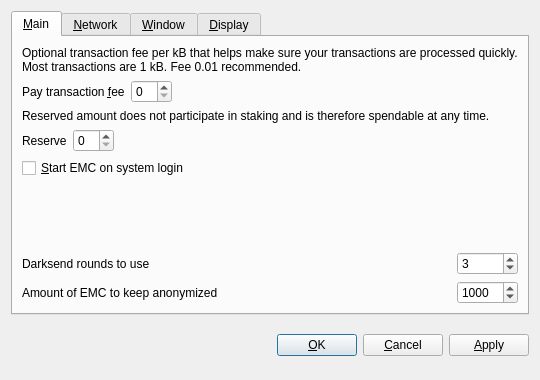
<?xml version="1.0" encoding="UTF-8"?>
<ui version="4.0">
 <class>OptionsDialog</class>
 <widget class="QDialog" name="OptionsDialog">
  <property name="geometry">
   <rect>
    <x>0</x>
    <y>0</y>
    <width>540</width>
    <height>380</height>
   </rect>
  </property>
  <property name="windowTitle">
   <string>Options</string>
  </property>
  <property name="modal">
   <bool>true</bool>
  </property>
  <layout class="QVBoxLayout" name="verticalLayout">
   <item>
    <widget class="QTabWidget" name="tabWidget">
     <property name="tabPosition">
      <enum>QTabWidget::North</enum>
     </property>
     <property name="currentIndex">
      <number>0</number>
     </property>
     <widget class="QWidget" name="tabMain">
      <attribute name="title">
       <string>&amp;Main</string>
      </attribute>
      <layout class="QGridLayout" name="gridLayout">
       <item row="0" column="0" colspan="2">
        <widget class="QLabel" name="transactionFeeInfoLabel">
         <property name="text">
          <string>Optional transaction fee per kB that helps make sure your transactions are processed quickly. Most transactions are 1 kB. Fee 0.01 recommended.</string>
         </property>
         <property name="textFormat">
          <enum>Qt::PlainText</enum>
         </property>
         <property name="wordWrap">
          <bool>true</bool>
         </property>
        </widget>
       </item>
       <item row="1" column="0">
        <layout class="QHBoxLayout" name="horizontalLayoutFee">
         <item>
          <widget class="QLabel" name="transactionFeeLabel">
           <property name="text">
            <string>Pay transaction &amp;fee</string>
           </property>
           <property name="textFormat">
            <enum>Qt::PlainText</enum>
           </property>
           <property name="buddy">
            <cstring>transactionFee</cstring>
           </property>
          </widget>
         </item>
         <item>
          <widget class="BitcoinAmountField" name="transactionFee"/>
         </item>
         <item>
          <spacer name="horizontalSpacerFee">
           <property name="orientation">
            <enum>Qt::Horizontal</enum>
           </property>
           <property name="sizeHint" stdset="0">
            <size>
             <width>40</width>
             <height>20</height>
            </size>
           </property>
          </spacer>
         </item>
        </layout>
       </item>
       <item row="2" column="0" colspan="2">
        <widget class="QLabel" name="reserveBalanceInfoLabel">
         <property name="text">
          <string>Reserved amount does not participate in staking and is therefore spendable at any time.</string>
         </property>
         <property name="textFormat">
          <enum>Qt::PlainText</enum>
         </property>
         <property name="wordWrap">
          <bool>true</bool>
         </property>
        </widget>
       </item>
       <item row="3" column="0">
        <layout class="QHBoxLayout" name="horizontalLayoutReserveBalance">
         <item>
          <widget class="QLabel" name="reserveBalanceLabel">
           <property name="text">
            <string>Reserve</string>
           </property>
           <property name="textFormat">
            <enum>Qt::PlainText</enum>
           </property>
           <property name="buddy">
            <cstring>reserveBalance</cstring>
           </property>
          </widget>
         </item>
         <item>
          <widget class="BitcoinAmountField" name="reserveBalance"/>
         </item>
         <item>
          <spacer name="horizontalSpacerReserveBalance">
           <property name="orientation">
            <enum>Qt::Horizontal</enum>
           </property>
           <property name="sizeHint" stdset="0">
            <size>
             <width>40</width>
             <height>20</height>
            </size>
           </property>
          </spacer>
         </item>
        </layout>
       </item>
       <item row="4" column="0">
        <widget class="QCheckBox" name="bitcoinAtStartup">
         <property name="toolTip">
          <string>Automatically start EMC after logging in to the system.</string>
         </property>
         <property name="text">
          <string>&amp;Start EMC on system login</string>
         </property>
        </widget>
       </item>
       <item row="5" column="0">
        <spacer name="verticalSpacer_Main">
         <property name="orientation">
          <enum>Qt::Vertical</enum>
         </property>
         <property name="sizeHint" stdset="0">
          <size>
           <width>20</width>
           <height>40</height>
          </size>
         </property>
        </spacer>
       </item>
       <item row="6" column="0">
        <widget class="QLabel" name="label">
         <property name="toolTip">
          <string>&lt;html&gt;&lt;head/&gt;&lt;body&gt;&lt;p&gt;This setting determines the amount of individual masternodes that an input will be anonymized through. More rounds of anonymization gives a higher degree of privacy, but also costs more in fees.&lt;/p&gt;&lt;/body&gt;&lt;/html&gt;</string>
         </property>
         <property name="text">
          <string>Darksend rounds to use</string>
         </property>
        </widget>
       </item>
       <item row="6" column="1">
        <widget class="QSpinBox" name="darksendRounds">
         <property name="minimum">
          <number>2</number>
         </property>
         <property name="maximum">
          <number>16</number>
         </property>
         <property name="value">
          <number>3</number>
         </property>
        </widget>
       </item>
       <item row="7" column="0">
        <widget class="QLabel" name="label_2">
         <property name="toolTip">
          <string>This amount acts as a threshold to turn off Darksend once it's reached.</string>
         </property>
         <property name="statusTip">
          <string notr="true"/>
         </property>
         <property name="whatsThis">
          <string notr="true"/>
         </property>
         <property name="accessibleName">
          <string notr="true"/>
         </property>
         <property name="accessibleDescription">
          <string notr="true"/>
         </property>
         <property name="text">
          <string>Amount of EMC to keep anonymized</string>
         </property>
        </widget>
       </item>
       <item row="7" column="1">
        <widget class="QSpinBox" name="anonymizeEMC">
         <property name="minimum">
          <number>2</number>
         </property>
         <property name="maximum">
          <number>10000</number>
         </property>
         <property name="singleStep">
          <number>10</number>
         </property>
         <property name="value">
          <number>1000</number>
         </property>
        </widget>
       </item>
      </layout>
     </widget>
     <widget class="QWidget" name="tabNetwork">
      <attribute name="title">
       <string>&amp;Network</string>
      </attribute>
      <layout class="QVBoxLayout" name="verticalLayout_Network">
       <item>
        <widget class="QCheckBox" name="mapPortUpnp">
         <property name="toolTip">
          <string>Automatically open the EMC client port on the router. This only works when your router supports UPnP and it is enabled.</string>
         </property>
         <property name="text">
          <string>Map port using &amp;UPnP</string>
         </property>
        </widget>
       </item>
       <item>
        <widget class="QCheckBox" name="connectSocks">
         <property name="toolTip">
          <string>Connect to the EMC network through a SOCKS5 proxy (e.g. when connecting through Tor).</string>
         </property>
         <property name="text">
          <string>&amp;Connect through SOCKS5 proxy:</string>
         </property>
        </widget>
       </item>
       <item>
        <layout class="QHBoxLayout" name="horizontalLayout_Network">
         <item>
          <widget class="QLabel" name="proxyIpLabel">
           <property name="text">
            <string>Proxy &amp;IP:</string>
           </property>
           <property name="textFormat">
            <enum>Qt::PlainText</enum>
           </property>
           <property name="buddy">
            <cstring>proxyIp</cstring>
           </property>
          </widget>
         </item>
         <item>
          <widget class="QValidatedLineEdit" name="proxyIp">
           <property name="maximumSize">
            <size>
             <width>140</width>
             <height>16777215</height>
            </size>
           </property>
           <property name="toolTip">
            <string>IP address of the proxy (e.g. 127.0.0.1)</string>
           </property>
          </widget>
         </item>
         <item>
          <widget class="QLabel" name="proxyPortLabel">
           <property name="text">
            <string>&amp;Port:</string>
           </property>
           <property name="textFormat">
            <enum>Qt::PlainText</enum>
           </property>
           <property name="buddy">
            <cstring>proxyPort</cstring>
           </property>
          </widget>
         </item>
         <item>
          <widget class="QLineEdit" name="proxyPort">
           <property name="maximumSize">
            <size>
             <width>55</width>
             <height>16777215</height>
            </size>
           </property>
           <property name="toolTip">
            <string>Port of the proxy (e.g. 9050)</string>
           </property>
          </widget>
         </item>
         <item>
          <spacer name="horizontalSpacer_Network">
           <property name="orientation">
            <enum>Qt::Horizontal</enum>
           </property>
           <property name="sizeHint" stdset="0">
            <size>
             <width>40</width>
             <height>20</height>
            </size>
           </property>
          </spacer>
         </item>
        </layout>
       </item>
       <item>
        <spacer name="verticalSpacer_Network">
         <property name="orientation">
          <enum>Qt::Vertical</enum>
         </property>
         <property name="sizeHint" stdset="0">
          <size>
           <width>20</width>
           <height>40</height>
          </size>
         </property>
        </spacer>
       </item>
      </layout>
     </widget>
     <widget class="QWidget" name="tabWindow">
      <attribute name="title">
       <string>&amp;Window</string>
      </attribute>
      <layout class="QVBoxLayout" name="verticalLayout_Window">
       <item>
        <widget class="QCheckBox" name="minimizeToTray">
         <property name="toolTip">
          <string>Show only a tray icon after minimizing the window.</string>
         </property>
         <property name="text">
          <string>&amp;Minimize to the tray instead of the taskbar</string>
         </property>
        </widget>
       </item>
       <item>
        <widget class="QCheckBox" name="minimizeOnClose">
         <property name="toolTip">
          <string>Minimize instead of exit the application when the window is closed. When this option is enabled, the application will be closed only after selecting Quit in the menu.</string>
         </property>
         <property name="text">
          <string>M&amp;inimize on close</string>
         </property>
        </widget>
       </item>
       <item>
        <spacer name="verticalSpacer_Window">
         <property name="orientation">
          <enum>Qt::Vertical</enum>
         </property>
         <property name="sizeHint" stdset="0">
          <size>
           <width>20</width>
           <height>40</height>
          </size>
         </property>
        </spacer>
       </item>
      </layout>
     </widget>
     <widget class="QWidget" name="tabDisplay">
      <attribute name="title">
       <string>&amp;Display</string>
      </attribute>
      <layout class="QVBoxLayout" name="verticalLayout_Display">
       <item>
        <layout class="QHBoxLayout" name="horizontalLayout_1_Display">
         <item>
          <widget class="QLabel" name="langLabel">
           <property name="text">
            <string>User Interface &amp;language:</string>
           </property>
           <property name="textFormat">
            <enum>Qt::PlainText</enum>
           </property>
           <property name="buddy">
            <cstring>lang</cstring>
           </property>
          </widget>
         </item>
         <item>
          <widget class="QValueComboBox" name="lang">
           <property name="toolTip">
            <string>The user interface language can be set here. This setting will take effect after restarting EMC.</string>
           </property>
          </widget>
         </item>
        </layout>
       </item>
       <item>
        <layout class="QHBoxLayout" name="horizontalLayout_2_Display">
         <item>
          <widget class="QLabel" name="unitLabel">
           <property name="text">
            <string>&amp;Unit to show amounts in:</string>
           </property>
           <property name="textFormat">
            <enum>Qt::PlainText</enum>
           </property>
           <property name="buddy">
            <cstring>unit</cstring>
           </property>
          </widget>
         </item>
         <item>
          <widget class="QValueComboBox" name="unit">
           <property name="toolTip">
            <string>Choose the default subdivision unit to show in the interface and when sending coins.</string>
           </property>
          </widget>
         </item>
        </layout>
       </item>
       <item>
        <widget class="QCheckBox" name="coinControlFeatures">
         <property name="toolTip">
          <string>Whether to show coin control features or not.</string>
         </property>
         <property name="text">
          <string>Display coin &amp;control features (experts only!)</string>
         </property>
        </widget>
       </item>
       <item>
        <widget class="QCheckBox" name="useBlackTheme">
         <property name="text">
          <string>Use black visual theme (requires restart)</string>
         </property>
        </widget>
       </item>
       <item>
        <spacer name="verticalSpacer_Display">
         <property name="orientation">
          <enum>Qt::Vertical</enum>
         </property>
         <property name="sizeHint" stdset="0">
          <size>
           <width>20</width>
           <height>40</height>
          </size>
         </property>
        </spacer>
       </item>
      </layout>
     </widget>
    </widget>
   </item>
   <item>
    <layout class="QHBoxLayout" name="horizontalLayout_Buttons">
     <item>
      <spacer name="horizontalSpacer_1">
       <property name="orientation">
        <enum>Qt::Horizontal</enum>
       </property>
       <property name="sizeHint" stdset="0">
        <size>
         <width>40</width>
         <height>48</height>
        </size>
       </property>
      </spacer>
     </item>
     <item>
      <widget class="QLabel" name="statusLabel">
       <property name="font">
        <font>
         <weight>75</weight>
         <bold>true</bold>
        </font>
       </property>
       <property name="text">
        <string/>
       </property>
       <property name="textFormat">
        <enum>Qt::PlainText</enum>
       </property>
       <property name="wordWrap">
        <bool>true</bool>
       </property>
      </widget>
     </item>
     <item>
      <spacer name="horizontalSpacer_2">
       <property name="orientation">
        <enum>Qt::Horizontal</enum>
       </property>
       <property name="sizeHint" stdset="0">
        <size>
         <width>40</width>
         <height>48</height>
        </size>
       </property>
      </spacer>
     </item>
     <item>
      <widget class="QPushButton" name="okButton">
       <property name="text">
        <string>&amp;OK</string>
       </property>
      </widget>
     </item>
     <item>
      <widget class="QPushButton" name="cancelButton">
       <property name="text">
        <string>&amp;Cancel</string>
       </property>
       <property name="autoDefault">
        <bool>false</bool>
       </property>
      </widget>
     </item>
     <item>
      <widget class="QPushButton" name="applyButton">
       <property name="text">
        <string>&amp;Apply</string>
       </property>
       <property name="autoDefault">
        <bool>false</bool>
       </property>
      </widget>
     </item>
    </layout>
   </item>
  </layout>
 </widget>
 <customwidgets>
  <customwidget>
   <class>BitcoinAmountField</class>
   <extends>QSpinBox</extends>
   <header>bitcoinamountfield.h</header>
   <container>1</container>
  </customwidget>
  <customwidget>
   <class>QValueComboBox</class>
   <extends>QComboBox</extends>
   <header>qvaluecombobox.h</header>
  </customwidget>
  <customwidget>
   <class>QValidatedLineEdit</class>
   <extends>QLineEdit</extends>
   <header>qvalidatedlineedit.h</header>
  </customwidget>
 </customwidgets>
 <resources/>
 <connections/>
</ui>
